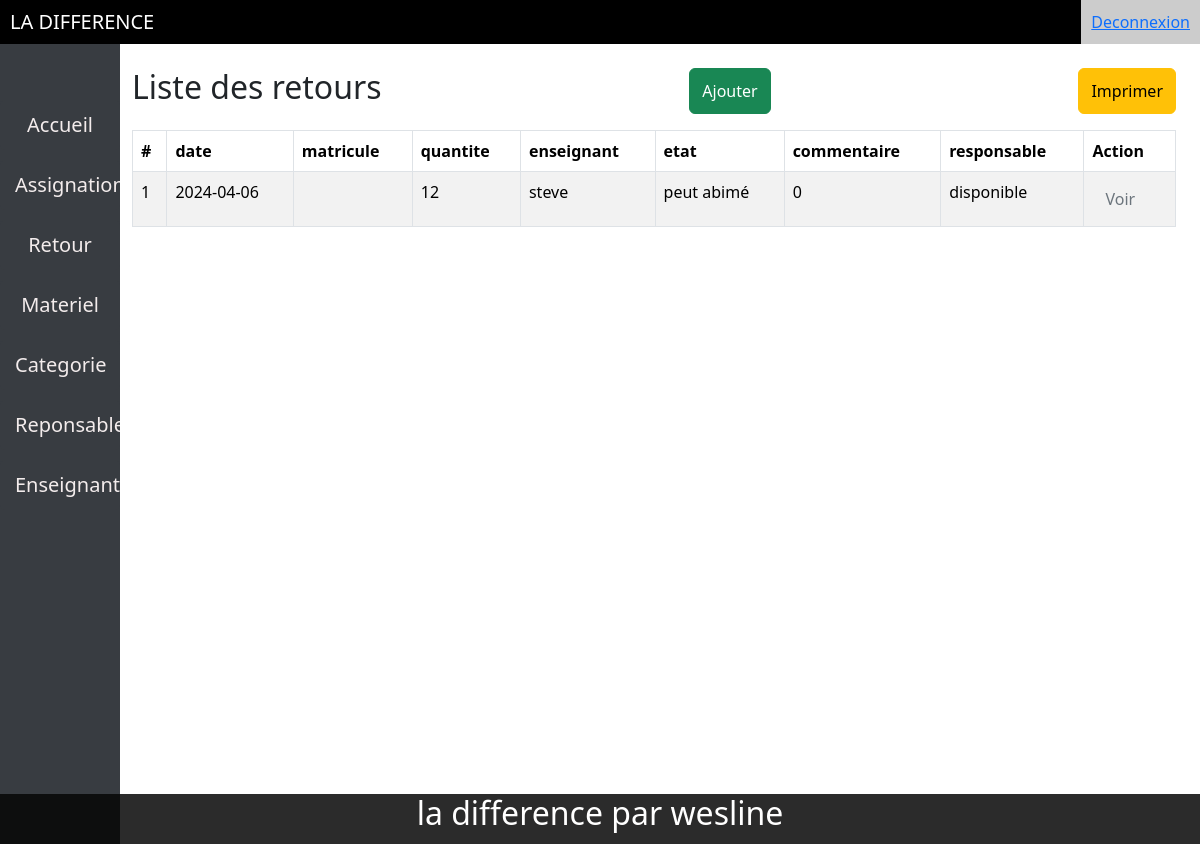
Screenshot of /page/retour/index.php with the database file from the repository.
### tables this page shows
CREATE TABLE IF NOT EXISTS `retour` (
  `id` int NOT NULL AUTO_INCREMENT,
  `date` date NOT NULL,
  `materiel` varchar(20) NOT NULL,
  `quantite` int NOT NULL,
  `enseignant` varchar(20) NOT NULL,
  `etat` varchar(20) NOT NULL,
  `commentaire` text NOT NULL,
  `responsable` varchar(20) NOT NULL,
  PRIMARY KEY (`id`)
);

### page/retour/index.php (the view, shortened to what this page needs)
<!DOCTYPE html>
<html lang="en">
<head>
    <link rel="stylesheet" href="../../ex_style/css/bootstrap.min.css">
    <link rel="stylesheet" href="style.css">
</head>
<body>
    <?php require_once "../../components/navbar.php";?>
    <?php require_once "../../components/siberbar.php";?>
    <div class="content">
        <div class="container-fluid mb-9">
            <div class="row">
                    <div class="col-md-12">
                        <div class="mt-4 mb-3 d-flex justify-content-between">
                            <h2 class="pull-left">Liste des retours</h2>
                            <button type="button" class="btn btn-success" data-bs-toggle="modal" data-bs-target="#modaladd"><i class="fa fa-plus"></i> Ajouter</button>
                            <button class="btn btn-warning" data-bs-toggle="modal" data-bs-target="#modaladd" onclick="window.print()">Imprimer</button>
                        </div>
                        <?php
                        require_once "../../config/config.php";
                        $sql = "SELECT * FROM retour";
                        if($result = mysqli_query($link, $sql)){
                            if(mysqli_num_rows($result) > 0){
                                echo '<table class="table table-hover table-bordered table-striped">';
                                    echo "<thead>";
                                        echo "<tr>";
                                            echo "<th>#</th>";
                                            echo "<th>date</th>";
                                            echo "<th>matricule</th>";
                                            echo "<th>quantite</th>";
                                            echo "<th>enseignant</th>";
                                            echo "<th>etat</th>";
                                            echo "<th>commentaire</th>";
                                            echo "<th>responsable</th>";
                                            echo "<th>Action</th>";
                                        echo "</tr>";
                                    echo "</thead>";
                                    echo "<tbody>";
                                    while($row = mysqli_fetch_array($result)){
                                        echo "<tr>";
                                            echo "<td>" . $row['id'] . "</td>";
                                            echo "<td>" . $row['date'] . "</td>";
                                            echo "<td>" . $row['materiel'] . "</td>";
                                            echo "<td>" . $row['quantite'] . "</td>";
                                            echo "<td>" . $row['enseignant'] . "</td>";
                                            echo "<td>" . $row['etat'] . "</td>";
                                            echo "<td>" . $row['commentaire'] . "</td>";
                                            echo "<td>" . $row['responsable'] . "</td>";
                                            echo "<td>";
                                                echo '<a class="btn btn-pink text-secondary" href="read.php?id='. $row['id'] .'">Voir</a>';
                                            echo "</td>";
                                        echo "</tr>";
                                    }
                                    echo "</tbody>";
                                echo "</table>";
                            } else{
                                echo '<div class="alert alert-danger"><em>Pas d\'enregistrement</em></div>';
                            }
                        } else{
                            echo "Oops! Une erreur est survenue";
                        }
                        ?>
                    </div>
            </div>
        </div>
    </div>
      <?php require_once "../../components/footer.php";?>
</body>
</html>

### page/retour/style.css (style rules this page uses)
body { font-family: Arial, sans-serif; }
button { background-color: #4caf50; color: white; padding: 12px 20px; border: none; border-radius: 4px; cursor: pointer; transition: background-color 0.3s; }

### rows the page displays
retour: id "1", date "2024-04-06", quantite "12", enseignant "steve", etat "peut abimé", commentaire "0", responsable "disponible"
